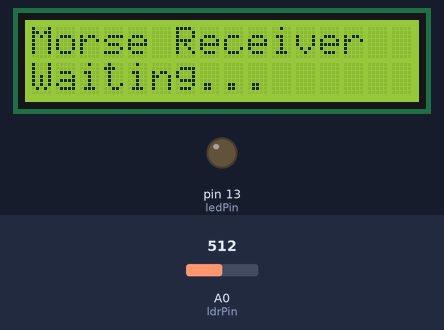
The sketch below on a simulated Arduino Nano, built with avr-gcc and run on an emulated ATmega328P. Parts: 16×2 character LCD, output pins drawn as LEDs (lit = HIGH). The inputs (shaded band) are chosen by the test bench; at power-on: A0 (ldrPin) = 512. What the sketch prints to the serial monitor is not drawn.

Above: at 1.2 s.
1.3 s: A0 (ldrPin) set to 236
2.8 s: A0 (ldrPin) set to 218
At 4.0 s:
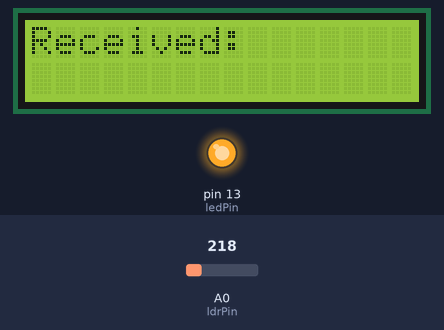
4.3 s: A0 (ldrPin) set to 235
At 5.3 s:
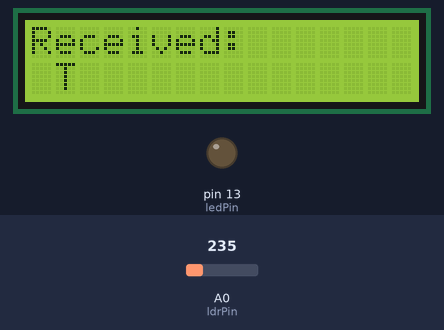
5.8 s: A0 (ldrPin) set to 215
At 6.2 s:
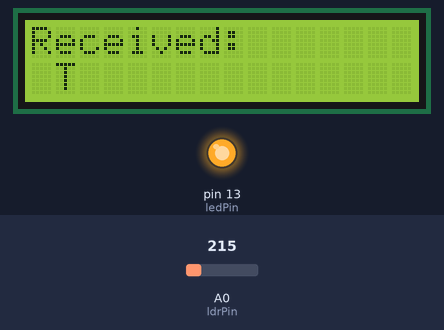
7.3 s: A0 (ldrPin) set to 306
At 8.7 s:
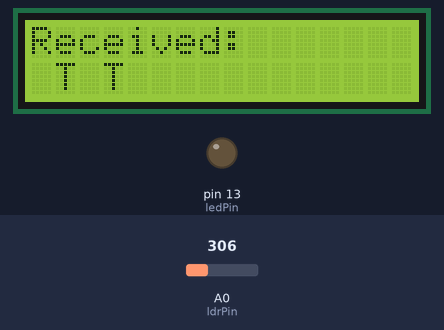
Timing chart, 0 to 9.8 s (numbered marks = the images above; inputs shaded):
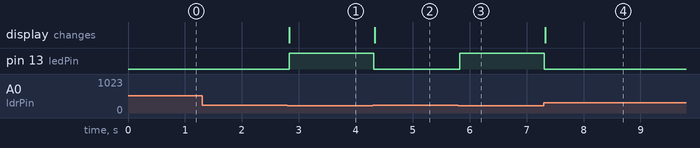

The sketch:

receiver.ino
```cpp
#include <Wire.h>
#include <LiquidCrystal_I2C.h>

/*
  Morse Code Receiver (LDR + 16x2 I2C LCD)
  For Arduino Nano
*/

// Set the LCD address to 0x27 for a 16 chars and 2 line display
// If 0x27 doesn't work, try 0x3F
LiquidCrystal_I2C lcd(0x27, 16, 2);

const int ldrPin = A0;      // LDR sensor connected to Analog Pin A0
const int ledPin = 13;      // Built-in LED for visual feedback

// TIMING (Must match Flutter app)
const int unit = 250;       // ms
const int threshold = 225;  // LDR threshold (Value < 225 means Light Detected)
                            // Ranges: Normal (250-450), LED Flash (100-200)

unsigned long pulseStart = 0;
bool isLightOn = false;
String currentMorse = "";
String receivedMessage = "";

// Morse Code Dictionary
String morseMap[] = {
  ".-","-...","-.-.","-..",".","..-.","--.","....","..",".---","-.-",".-..",
  "--","-.","---",".--.","--.-",".-.","...","-","..-","...-",".--","-..-",
  "-.--","--.."
};
char letters[] = "ABCDEFGHIJKLMNOPQRSTUVWXYZ";

char decodeMorse(String morse) {
  for (int i = 0; i < 26; i++) {
    if (morseMap[i] == morse) {
      return letters[i];
    }
  }
  return '?';
}

void setup() {
  pinMode(ledPin, OUTPUT);

  lcd.init();          // Initialize the LCD
  lcd.backlight();     // Turn on the backlight

  lcd.setCursor(0, 0);
  lcd.print("Morse Receiver");
  lcd.setCursor(0, 1);
  lcd.print("Waiting...");
  Serial.begin(9600);
}

void loop() {
  int ldrValue = analogRead(ldrPin);

  // UNCOMMENT to calibrate: See values in Serial Monitor
   Serial.print("LDR: "); Serial.println(ldrValue);

  unsigned long now = millis();
  unsigned long duration = now - pulseStart;

  // LIGHT DETECTED (LDR value decreases when light hits it in your setup)
  if (ldrValue < threshold) {
    if (!isLightOn) {
      // Light just turned on - process the GAP
      if (duration > unit * 4) {
         // Word gap (usually > 1500ms)
         receivedMessage += " ";
         updateDisplay();
      } else if (duration > unit * 2) {
         // Letter gap (usually > 750ms)
         if (currentMorse != "") {
            receivedMessage += decodeMorse(currentMorse);
            currentMorse = "";
            updateDisplay();
         }
      }

      pulseStart = now;
      isLightOn = true;
      digitalWrite(ledPin, HIGH);
    }
  }
  // NO LIGHT
  else {
    if (isLightOn) {
      // Light just turned off - process the SYMBOL
      if (duration > unit * 2) {
        currentMorse += "-"; // DASH (approx 750ms)
      } else {
        currentMorse += "."; // DOT (approx 250ms)
      }

      pulseStart = now;
      isLightOn = false;
      digitalWrite(ledPin, LOW);
    }
  }

  // Handle timeout (auto-decode last letter if silence for too long)
  if (!isLightOn && duration > unit * 6 && currentMorse != "") {
      receivedMessage += decodeMorse(currentMorse);
      currentMorse = "";
      updateDisplay();
  }

  // Clean screen if message is too long
  if (receivedMessage.length() > 16) {
    receivedMessage = receivedMessage.substring(receivedMessage.length() - 16);
    updateDisplay();
  }
}

void updateDisplay() {
  lcd.clear();
  lcd.setCursor(0, 0);
  lcd.print("Received:");
  lcd.setCursor(0, 1);
  lcd.print(receivedMessage);
  Serial.println(receivedMessage);
}
```

Measured:
- the behaviour switches between 225 and 224 on A0 (ldrPin) (found by bisection; images 0 and 1)
- after the input at 1.3 s, every drawn part: stays the same
- after the input at 2.8 s, pin 13 (ledPin): LOW → HIGH at once; the display: changes at once (image 1)
- after the input at 4.3 s, pin 13 (ledPin): HIGH → LOW at once; the display: changes at once (image 2)
- after the input at 5.8 s, pin 13 (ledPin): LOW → HIGH at once
- after the input at 7.3 s, pin 13 (ledPin): HIGH → LOW at once; the display: changes at once (image 4)
